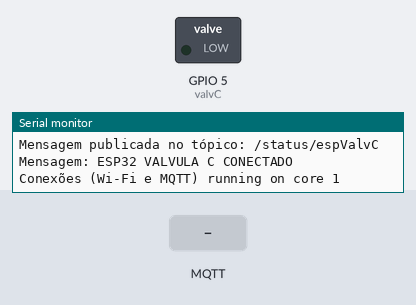
Recording of a sketch running on a simulated ESP32. Shown: switched loads named in the sketch (green lamp = pin HIGH), the last lines printed to the serial monitor. Inputs (shaded band) come from the test bench. WiFi joins after 1.5 s; servers stay silent unless stated; no MQTT or app messages arrive unless stated.

Above: at 3.7 s.
3.8 s: MQTT message "1" arrives on the first subscribed topic
At 4.9 s:
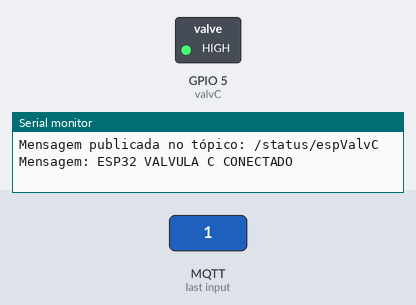
5.3 s: MQTT message "0" arrives on the first subscribed topic
At 6.0 s:
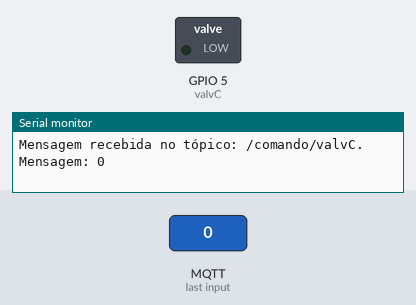
Timing chart, 0 to 8.3 s (numbered marks = the images above; inputs shaded):
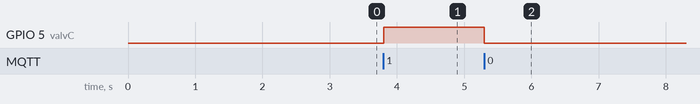

The sketch:

ESP_VALVC.ino
```cpp
/*
      ESP_ValvC
      PROJETO:  Desenvolvimento de um sistema, utilizando protocolo MQTT, com Raspberry Pi 4 e ESP32
                para controlar bancada eletropneumática/eletrohidráulica através de um aplicativo mobile.
      LINK:     https://github.com/MAPL-UFU/mqtt-app-controle
      ALUNO:    Matheus Alves de Paula
      PROF.:    Prof. Dr. José Jean-Paul Zanlucchi de Souza Tavares
      DATA:     05/01/2024
*/

// INCLUSÃO DE BIBLIOTECAS
#include <WiFi.h>          // biblioteca WiFi
#include "esp_wpa2.h"      // biblioteca wpa2 para conexão em redes Enterprise
#include <PubSubClient.h>  // biblioteca PubSubClient para conexão MQTT

byte mac[6];

// PARÂMETROS PARA CONEXÃO WIFI COM A REDE EDUROAM
#define EAP_ANONYMOUS_IDENTITY "anonymous@ufu.br"  // anonymous@example.com, or you can use also nickname@example.com
#define EAP_IDENTITY " XXXXXX @ufu.br"         // nickname@example.com, at some organizations should work nickname only without realm, but it is not recommended
#define EAP_PASSWORD " XXXXXX "                 // password for eduroam account

const char* ssid = "eduroam";  // "eduroam" SSID

// PARÂMETROS DO BROKER PARA CONEXÃO MQTT
const char* mqttServer = "10.32.80.12";           // endereço do broker a ser conectado
const int mqttPort = 1883;                        // porta mqtt
const char* mqttUser = "localufulem";            // usuário mqtt do referido broker
const char* mqttPassword = "r4spb3rryp!@L3M";    // senha mqtt do referido broker

// INSTANCIANDO OBJETOS DAS CLASSES DAS BIBLIOTECAS
WiFiClient espClient;          // definindo objeto espClient
PubSubClient MQTT(espClient);  // cliente MQTT passando o objeto espClient

// INSTANCIANDO OBJETOS TASKHANDLE PARA PROCESSAMENTO DUAL CORE
TaskHandle_t Task1;
TaskHandle_t Task2;

// DEFINIÇÃO DO CLIENT ID
#define id_mqtt "ESP-VALV-C"  // definindo identificador para o esp32

// DEFINIÇÃO DE PINOS
#define valvC 5  // definindo a ligação da válvula na porta 5

// DECLARAÇÃO DOS PROTÓTIPOS DAS FUNÇÕES
void conectaWiFi();                                              // realiza conexão com wifi
void conectaMQTT();                                              // realiza conexão com broker mqtt
void mantemConexoes();                                           // garantir as conexoes wifi e broker mqtt ativas
void callback(char* topic, byte* message, unsigned int length);  // função de retorno de chamada MQTT
void openValve();                                                // função para abrir a válvula
void closeValve();                                               // função para fechar a válvula

void setup() {

  Serial.begin(115200);  // inicia a comunicação serial em 115200 bauds
  delay(10);
  Serial.print(F("Connecting to network: "));
  Serial.println(ssid);
  WiFi.disconnect(true);                                                                 // disconnect from WiFi to set new WiFi connection
  WiFi.mode(WIFI_STA);                                                                   // init wifi mode
  WiFi.begin(ssid, WPA2_AUTH_PEAP, EAP_ANONYMOUS_IDENTITY, EAP_IDENTITY, EAP_PASSWORD);  // WITHOUT CERTIFICATE - WORKING WITH EXCEPTION ON RADIUS SERVER

  while (WiFi.status() != WL_CONNECTED) {
    delay(500);
    Serial.print(F("."));
    if (WiFi.status() == WL_CONNECT_FAILED || WiFi.status() == WL_CONNECTION_LOST) {
      conectaWiFi();  // reconecta Wi-Fi em caso de falha
    }
  }

  Serial.println("");
  Serial.println(F("WiFi is connected!"));
  Serial.println(F("IP address set: "));
  Serial.println(WiFi.localIP());  // exibe LAN IP

  WiFi.macAddress(mac);
  Serial.print("MAC address: ");
  Serial.print(mac[0], HEX);
  Serial.print(":");
  Serial.print(mac[1], HEX);
  Serial.print(":");
  Serial.print(mac[2], HEX);
  Serial.print(":");
  Serial.print(mac[3], HEX);
  Serial.print(":");
  Serial.print(mac[4], HEX);
  Serial.print(":");
  Serial.println(mac[5], HEX);  // exibe MAC Address

  // DECLARANDO OS PINOS
  pinMode(valvC, OUTPUT);    // define a saída para a válvula C como OUTPUT
  digitalWrite(valvC, LOW);  // estado inicial, a válvula C está fechada (LOW)

  MQTT.setServer(mqttServer, mqttPort);
  MQTT.setCallback(callback);  // configura a função de retorno de chamada MQTT
  conectaMQTT(); // chama a função para conexão com o broker MQTT

    // cria uma tarefa que será executada na função Task1code(), com prioridade 1 e execução no core 0
  xTaskCreatePinnedToCore(
    Task1code, /* função que implementa a tarefa. */
    "Task1",   /* nome da tarefa. */
    10000,     /* número de palavras a serem alocadas para uso com a pilha da tarefa */
    NULL,      /* parâmetro de entrada para a tarefa (pode ser NULL) */
    1,         /* prioridade da tarefa (0 a N) */
    &Task1,    /* referência para a tarefa (pode ser NULL) */
    0);        /* núcleo que executará a tarefa (0 ou 1) */
  delay(500);

  // cria uma tarefa que será executada na função Task2code(), com prioridade 1 e execução no core 1
  xTaskCreatePinnedToCore(
    Task2code, /* função que implementa a tarefa. */
    "Task2",   /* nome da tarefa. */
    10000,     /* número de palavras a serem alocadas para uso com a pilha da tarefa */
    NULL,      /* parâmetro de entrada para a tarefa (pode ser NULL) */
    1,         /* prioridade da tarefa (0 a N) */
    &Task2,    /* referência para a tarefa (pode ser NULL) */
    1);        /* núcleo que executará a tarefa (0 ou 1) */
  delay(500);
}

// FUNÇÃO EXECUTADA NO NÚCLEO 0
void Task1code(void* pvParameters) {
  Serial.print("Publish status running on core ");
  Serial.println(xPortGetCoreID());

  for (;;) {
    const char* msg_status = "ESP32 VALVULA C CONECTADO";
    MQTT.publish("/status/espValvC", msg_status);  // publica o status do ESP32
    Serial.print("Mensagem publicada no tópico: /status/espValvC");
    Serial.print(" Mensagem: ");
    Serial.println(msg_status);
    delay(3000);
  }
}

// FUNÇÃO EXECUTADA NO NÚCLEO 1
void Task2code(void* pvParameters) {
  Serial.print("Conexões (Wi-Fi e MQTT) running on core ");
  Serial.println(xPortGetCoreID());

  for (;;) {
    mantemConexoes();  // função para reconectar wifi ou broker em caso de queda
    MQTT.loop();       // mantém a comunicação MQTT ativa
    //delay(10);
  }
}

void loop() {
}

// FUNÇÃO DE RECONEXÃO MQTT E WIFI
void mantemConexoes() {
  if (!MQTT.connected()) {
    conectaMQTT();
  }

  conectaWiFi();
}

// FUNÇÃO CONEXÃO REDE WIFI
void conectaWiFi() {

  if (WiFi.status() == WL_CONNECTED) {
    return;
  }

  Serial.println("Falha na conexão com a rede WiFi.");
  Serial.print("Reconectando-se na rede: ");
  Serial.print(ssid);

  WiFi.disconnect(true);  //disconnect from WiFi to set new WiFi connection
  WiFi.mode(WIFI_STA);    //init wifi mode
  WiFi.begin(ssid, WPA2_AUTH_PEAP, EAP_ANONYMOUS_IDENTITY, EAP_IDENTITY, EAP_PASSWORD);

  int counter = 0;
  while (WiFi.status() != WL_CONNECTED) {
    delay(500);
    Serial.print(".");
    counter++;

    if (counter >= 60) {
      ESP.restart();  // Reinicia o ESP32 após 30 segundos de tentativas de conexão
    }

    Serial.println();
    Serial.print("Conectado com sucesso na rede: ");
    Serial.println(ssid);
  }
}

// FUNÇÃO CONEXÃO MQTT
void conectaMQTT() {
  while (!MQTT.connected()) {
    Serial.print("Conectando ao Broker MQTT: ");
    Serial.println(mqttServer);

    if (MQTT.connect(id_mqtt, mqttUser, mqttPassword)) {
      Serial.println("Conexao realizada com sucesso!");

      MQTT.subscribe("/comando/valvC");              // subscreve para receber comandos

    } else {
      Serial.println("Falha na conexão com o broker MQTT.");
      Serial.println("Nova tentativa de conexão em 5s...");
      delay(5000);
    }
  }
}

// FUNÇÃO DE RETORNO DE CHAMADA MQTT
void callback(char* topic, byte* message, unsigned int length) {
  Serial.print("Mensagem recebida no tópico: ");
  Serial.print(topic);
  Serial.print(". Mensagem: ");

  for (int i = 0; i < length; i++) {
    Serial.print((char)message[i]);
  }
  Serial.println();

  int command = message[0] - '0';  // converte o primeiro caractere da mensagem em um valor inteiro

  if (command == 1) {
    openValve();  // avança o atuador
  } else if (command == 0) {
    closeValve();  // recua o atuador
  }
}

// FUNÇÃO ABRIR VÁLVULA
void openValve() {
  digitalWrite(valvC, HIGH);  // define o pino da válvula C como HIGH (aberto)
}
// FUNÇÃO FECHAR VÁLVULA
void closeValve() {
  digitalWrite(valvC, LOW);  // define o pino da válvula C como LOW (fechado)
}
```

Measured:
- after the input at 3.8 s, GPIO 5 (valvC): LOW → HIGH at once
- after the input at 5.3 s, GPIO 5 (valvC): HIGH → LOW at once
